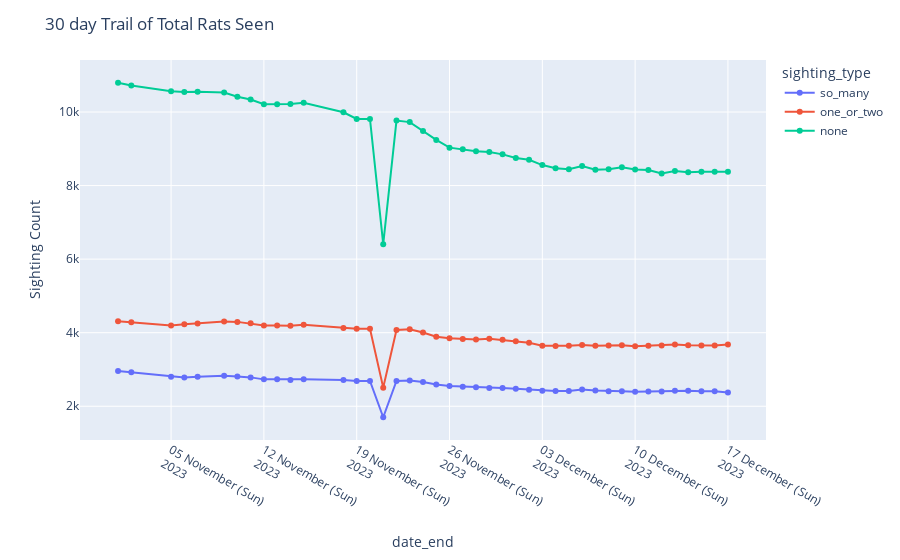

Notebook code cell kept with this figure:
### Code cell
def plot_summary():
    nyc_total_sightings = sightings_df.groupby(["date_start", "date_end"]).sum(["so_many","one_or_two","none"]).drop(columns="station_id").reset_index()
    melted_data = nyc_total_sightings.melt(["date_start","date_end"], var_name="sighting_type", value_vars=["so_many", "one_or_two", "none"]) 

    fig = px.line(melted_data, x="date_end", y="value", color="sighting_type", markers=True)
    fig.update_layout(
        title="30 day Trail of Total Rats Seen",
        xaxis_tickformat='%d %B (%a)<br>%Y',
        yaxis_title="Sighting Count"
    )
    fig.show()

plot_summary()

### Figure 1 — Plotly figure (JSON) as saved in the notebook; plotly's stock layout.template omitted (floating-point values rounded to 4 significant figures)
{"data": [{"hovertemplate": "sighting_type=so_many<br>date_end=%{x}<br>value=%{y}<extra></extra>", "legendgroup": "so_many", "line": {"color": "#636efa", "dash": "solid"}, "marker": {"symbol": "circle"}, "mode": "markers+lines", "name": "so_many", "orientation": "v", "showlegend": true, "type": "scatter", "x": ["2023-11-01T00:00:00", "2023-11-02T00:00:00", "2023-11-05T00:00:00", "2023-11-06T00:00:00", "2023-11-07T00:00:00", "2023-11-09T00:00:00", "2023-11-10T00:00:00", "2023-11-11T00:00:00", "2023-11-12T00:00:00", "2023-11-13T00:00:00", "2023-11-14T00:00:00", "2023-11-15T00:00:00", "2023-11-18T00:00:00", "2023-11-19T00:00:00", "2023-11-20T00:00:00", "2023-11-21T00:00:00", "2023-11-22T00:00:00", "2023-11-23T00:00:00", "2023-11-24T00:00:00", "2023-11-25T00:00:00", "2023-11-26T00:00:00", "2023-11-27T00:00:00", "2023-11-28T00:00:00", "2023-11-29T00:00:00", "2023-11-30T00:00:00", "2023-12-01T00:00:00", "2023-12-02T00:00:00", "2023-12-03T00:00:00", "2023-12-04T00:00:00", "2023-12-05T00:00:00", "2023-12-06T00:00:00", "2023-12-07T00:00:00", "2023-12-08T00:00:00", "2023-12-09T00:00:00", "2023-12-10T00:00:00", "2023-12-11T00:00:00", "2023-12-12T00:00:00", "2023-12-13T00:00:00", "2023-12-14T00:00:00", "2023-12-15T00:00:00", "2023-12-16T00:00:00", "2023-12-17T00:00:00"], "xaxis": "x", "y": [2958, 2923, 2805, 2781, 2801, 2827, 2809, 2785, 2731, 2731, 2715, 2734, 2712, 2688, 2688, 1701, 2688, 2703, 2657, 2589, 2553, 2533, 2518, 2494, 2493, 2475, 2450, 2419, 2414, 2418, 2456, 2430, 2410, 2406, 2391, 2398, 2398, 2419, 2424, 2409, 2409, 2371], "yaxis": "y"}, {"hovertemplate": "sighting_type=one_or_two<br>date_end=%{x}<br>value=%{y}<extra></extra>", "legendgroup": "one_or_two", "line": {"color": "#EF553B", "dash": "solid"}, "marker": {"symbol": "circle"}, "mode": "markers+lines", "name": "one_or_two", "orientation": "v", "showlegend": true, "type": "scatter", "x": ["2023-11-01T00:00:00", "2023-11-02T00:00:00", "2023-11-05T00:00:00", "2023-11-06T00:00:00", "2023-11-07T00:00:00", "2023-11-09T00:00:00", "2023-11-10T00:00:00", "2023-11-11T00:00:00", "2023-11-12T00:00:00", "2023-11-13T00:00:00", "2023-11-14T00:00:00", "2023-11-15T00:00:00", "2023-11-18T00:00:00", "2023-11-19T00:00:00", "2023-11-20T00:00:00", "2023-11-21T00:00:00", "2023-11-22T00:00:00", "2023-11-23T00:00:00", "2023-11-24T00:00:00", "2023-11-25T00:00:00", "2023-11-26T00:00:00", "2023-11-27T00:00:00", "2023-11-28T00:00:00", "2023-11-29T00:00:00", "2023-11-30T00:00:00", "2023-12-01T00:00:00", "2023-12-02T00:00:00", "2023-12-03T00:00:00", "2023-12-04T00:00:00", "2023-12-05T00:00:00", "2023-12-06T00:00:00", "2023-12-07T00:00:00", "2023-12-08T00:00:00", "2023-12-09T00:00:00", "2023-12-10T00:00:00", "2023-12-11T00:00:00", "2023-12-12T00:00:00", "2023-12-13T00:00:00", "2023-12-14T00:00:00", "2023-12-15T00:00:00", "2023-12-16T00:00:00", "2023-12-17T00:00:00"], "xaxis": "x", "y": [4311, 4284, 4198, 4228, 4253, 4303, 4294, 4254, 4195, 4195, 4187, 4217, 4128, 4104, 4104, 2506, 4072, 4096, 4004, 3888, 3847, 3826, 3813, 3837, 3807, 3767, 3727, 3644, 3635, 3642, 3666, 3643, 3654, 3659, 3631, 3647, 3652, 3682, 3660, 3651, 3651, 3678], "yaxis": "y"}, {"hovertemplate": "sighting_type=none<br>date_end=%{x}<br>value=%{y}<extra></extra>", "legendgroup": "none", "line": {"color": "#00cc96", "dash": "solid"}, "marker": {"symbol": "circle"}, "mode": "markers+lines", "name": "none", "orientation": "v", "showlegend": true, "type": "scatter", "x": ["2023-11-01T00:00:00", "2023-11-02T00:00:00", "2023-11-05T00:00:00", "2023-11-06T00:00:00", "2023-11-07T00:00:00", "2023-11-09T00:00:00", "2023-11-10T00:00:00", "2023-11-11T00:00:00", "2023-11-12T00:00:00", "2023-11-13T00:00:00", "2023-11-14T00:00:00", "2023-11-15T00:00:00", "2023-11-18T00:00:00", "2023-11-19T00:00:00", "2023-11-20T00:00:00", "2023-11-21T00:00:00", "2023-11-22T00:00:00", "2023-11-23T00:00:00", "2023-11-24T00:00:00", "2023-11-25T00:00:00", "2023-11-26T00:00:00", "2023-11-27T00:00:00", "2023-11-28T00:00:00", "2023-11-29T00:00:00", "2023-11-30T00:00:00", "2023-12-01T00:00:00", "2023-12-02T00:00:00", "2023-12-03T00:00:00", "2023-12-04T00:00:00", "2023-12-05T00:00:00", "2023-12-06T00:00:00", "2023-12-07T00:00:00", "2023-12-08T00:00:00", "2023-12-09T00:00:00", "2023-12-10T00:00:00", "2023-12-11T00:00:00", "2023-12-12T00:00:00", "2023-12-13T00:00:00", "2023-12-14T00:00:00", "2023-12-15T00:00:00", "2023-12-16T00:00:00", "2023-12-17T00:00:00"], "xaxis": "x", "y": [10796, 10719, 10567, 10547, 10552, 10531, 10416, 10340, 10211, 10211, 10221, 10250, 9993, 9810, 9810, 6406, 9769, 9726, 9485, 9241, 9032, 8989, 8933, 8913, 8849, 8748, 8700, 8558, 8471, 8447, 8533, 8430, 8441, 8500, 8439, 8423, 8330, 8399, 8362, 8373, 8373, 8374], "yaxis": "y"}], "layout": {"legend": {"title": {"text": "sighting_type"}, "tracegroupgap": 0}, "margin": {"t": 60}, "title": {"text": "30 day Trail of Total Rats Seen"}, "xaxis": {"anchor": "y", "domain": [0, 1], "tickformat": "%d %B (%a)<br>%Y", "title": {"text": "date_end"}}, "yaxis": {"anchor": "x", "domain": [0, 1], "title": {"text": "Sighting Count"}}}}
